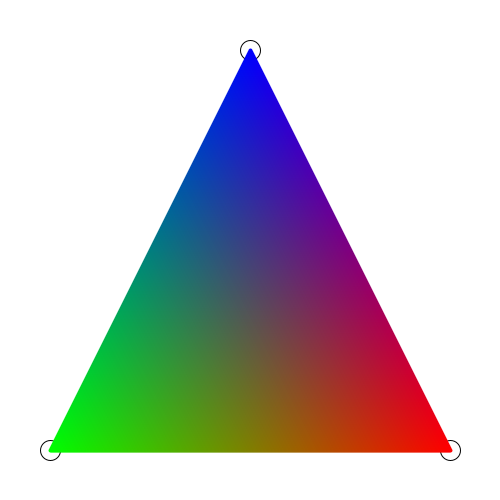
Frame 1 (no input)
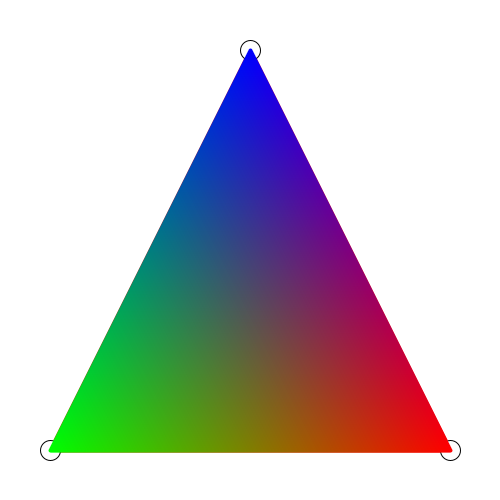
Frame 60 (the mouse pressed at the canvas centre just before this capture)
Frame 120 (the mouse held since frame 60 and released just before this capture): identical to frame 60, image omitted

The Processing sketch that drew these frames (run headless with seeded random() and noise(); from frame 60 on, the mouse is pressed at the canvas centre):

// Processing sketch: processing_146572
// ── processing_146572.pde

int x_x = 450, x_y = 450, y_x = 50, y_y = 450,
    z_x = 250, z_y = 50, u_x = 250, u_y = 250;
float alfa, beta, gama, Ax, Az, Ay, A;
float r1 = 255, r2= 0, r3=0, g1=0, g2=255, g3=0, b1=0, b2=0, b3=255;
//color c1;

 
 
 
 
void setup() {
  size(500,500);
   // c1 = color(random(0, 256), random(0, 256), random(0, 256));
  //c2 = color(random(0, 256), random(0, 256), random(0, 256));
    //c3 = color(random(0, 256), random(0, 256), random(0, 256));
   // r1 = random(0, 256); g1=random(0, 256); b1 = random(0, 256);
//r2 = random(0, 256); g2=random(0, 256); b2 = random(0, 256);
//r3 = random(0, 256); g3=random(0, 256); b3 = random(0, 256);
 
}
 
void draw() {
  background(255);
  fill(255);
  triangle( x_x, x_y, y_x, y_y, z_x, z_y );
  /* 
  fill(c1);
  triangle( u_x, u_y, y_x, y_y, z_x, z_y );
   
  fill(c2);
  triangle( x_x, x_y, u_x, u_y, z_x, z_y );
   
  fill(c3);
  triangle( x_x, x_y, y_x, y_y, u_x, u_y );
  
   
   
  fill(50);
  line(x_x, x_y, u_x, u_y);
  line(y_x, y_y, u_x, u_y);
  line(z_x, z_y, u_x, u_y);
    */
    stroke(0);strokeWeight(1);

  ellipse( x_x, x_y, 20, 20);

  ellipse( y_x, y_y, 20, 20);

  ellipse( z_x, z_y, 20, 20);
  text(int(r1*alfa+r2*beta+r3*gama), 20, 20);
 
   /*
 
  fill(50);
  text("x", x_x - 3, x_y + 5);
  text("y", y_x - 3, y_y + 5);
  text("z", z_x - 3, z_y + 5);
  text("u", u_x - 3, u_y + 5);
   
   /*
  //ispis vrijednosti
  ;
  text("y("+ y_x +", "+ y_y +")", 20, 35);
  text("z("+ z_x +", "+ z_y +")", 20, 50);
  text("u("+ u_x +", "+ u_y +")", 20, 65);
   
   */
  //Povrsine unutrasnjih trokuta Ax(uyz), Ay(uxz), Az(uxy) i trokuta A(xyz)
  //funkcija fabs() -> |apsolutna vrijednost floata|
  
  //tocka u
  
  //ellipse( u_x, u_y, 20, 20);
          strokeWeight(4);
          
  for (int i = 0; i <= 500; i++){
  for (int j = 0; j <= 500; j++){
  u_x = i;
  u_y = j;
  Ax = (u_x*(y_y - z_y) + y_x*(z_y - u_y) + z_x*(u_y - y_y))/2; 
  Ay = (u_x*(z_y - x_y) + z_x*(x_y - u_y) + x_x*(u_y - z_y))/2; 
  A  = (x_x*(y_y - z_y) + y_x*(z_y - x_y) + z_x*(x_y - y_y))/2;   
  Az = A - Ax - Ay; 
  alfa = Ax/A; 
  beta = Ay/A;
  gama = Az/A;
  stroke(int(r1*alfa+r2*beta+r3*gama),int(g1*alfa+g2*beta+g3*gama),int(b1*alfa+b2*beta+b3*gama));
  if(alfa >= 0 && beta >= 0 && gama >= 0 ){  
  point(i, j);
  }
  
  }
  }
}


 
void mouseDragged() {
   
 
 
 
  if((abs(mouseX - x_x) <= 20) && (abs(mouseY - x_y) <= 20)){
      //  r1 = random(0, 256); g1=random(0, 256); b1 = random(0, 256);
  x_x = mouseX;
  x_y = mouseY;
  }
   
  else if((abs(mouseX - y_x) <= 20) && (abs(mouseY - y_y) <= 20)){
    //  r2 = random(0, 256); g2=random(0, 256); b2 = random(0, 256);
  y_x = mouseX;
  y_y = mouseY;
  }
   
  else if((abs(mouseX - z_x) <= 20) && (abs(mouseY - z_y) <= 20)){
     // r3 = random(0, 256); g3=random(0, 256); b3 = random(0, 256);
  z_x = mouseX;
  z_y = mouseY;
  }
   
  else if((abs(mouseX - u_x) <= 20) && (abs(mouseY - u_y) <= 20)){
  u_x = mouseX;
  u_y = mouseY;
  }
}
